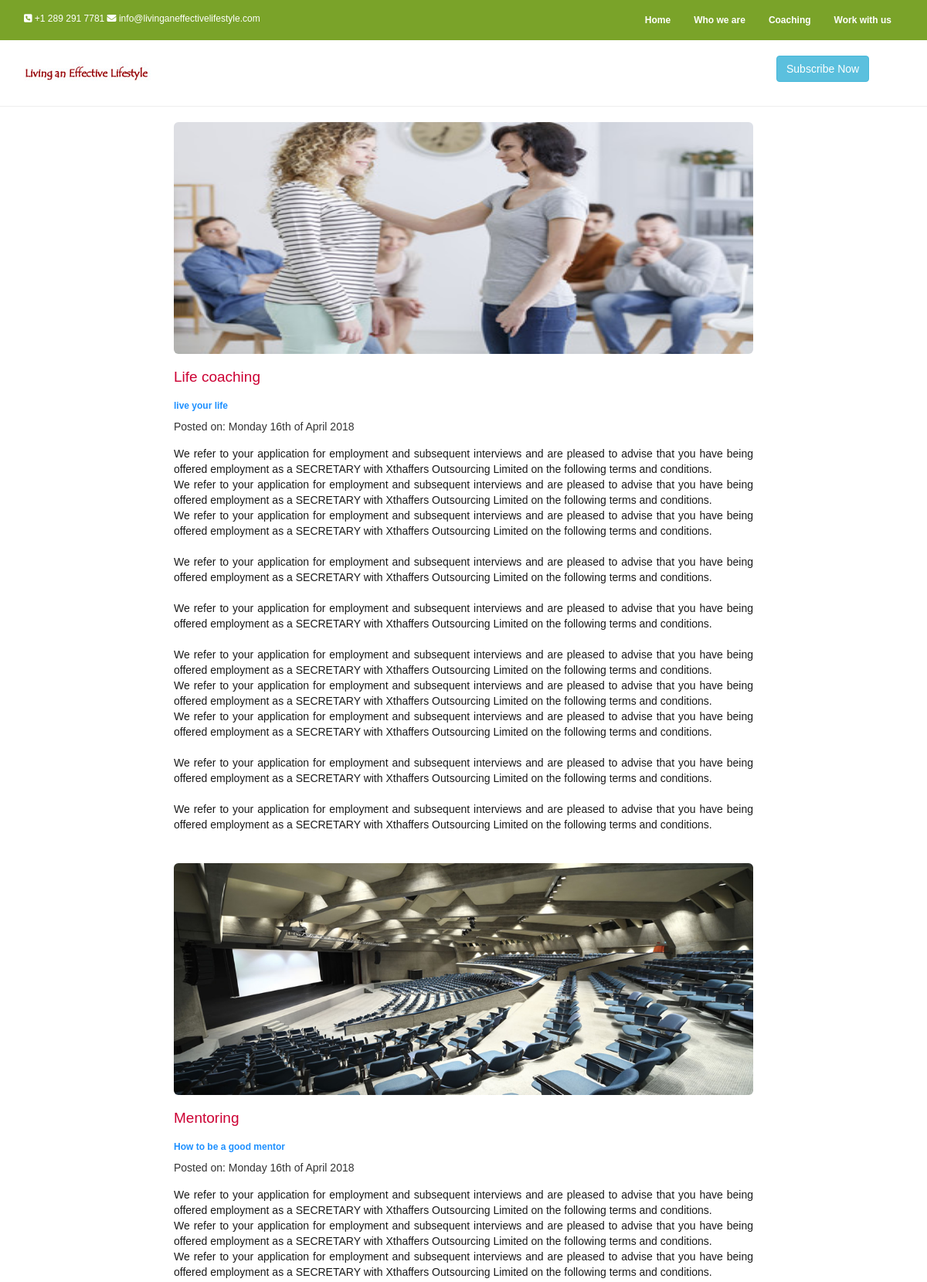
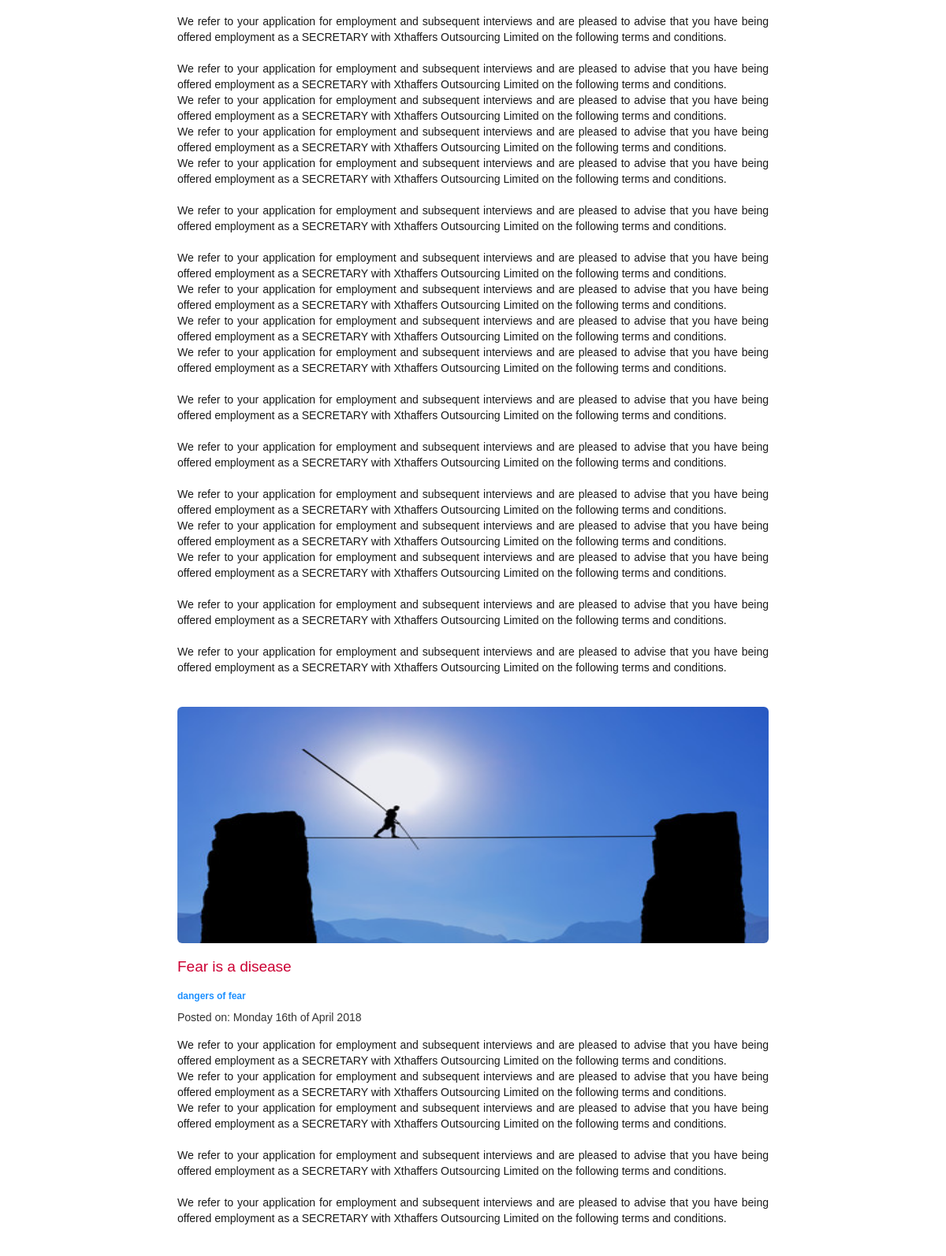
The app's page /newsletter.php (upper part) with its own data (2 pictures, top to bottom).
### tables this page shows
CREATE TABLE IF NOT EXISTS `posts` (
  `id` int(11) NOT NULL AUTO_INCREMENT,
  `page_id` int(11) NOT NULL,
  `title` varchar(250) NOT NULL,
  `subtitle` varchar(250) NOT NULL,
  `content` varchar(40000) NOT NULL,
  `image` varchar(250) NOT NULL,
  `date` text NOT NULL,
  PRIMARY KEY (`id`)
);

### newsletter.php (the view, shortened to what this page needs)
<?php
include_once("includes/header.php");
include("includes/connection.php");
$sql = "SELECT * FROM posts WHERE page_id = 1 ORDER by id DESC LIMIT 5";
$query = mysqli_query($con, $sql);
?>
<hr>
<div class="container">
<?php while($data = mysqli_fetch_assoc($query)){ ?>
<div class="row">
<div class="col-md-offset-2 col-md-8">
<div class="">
<?php
if(!is_numeric($data['image'])){
echo "<img height=\"300px\" width=\"100%\"class=\"img-rounded\" src='uploads/" . $data['image'] . " '>";
}
 ?>
 <div class="">
 <h3 class="myheader"><?php echo $data['title']; ?></h3>
 <h1 class="subheading"><?php echo $data['subtitle']; ?></h1>
  <span class="date">
<?php echo "Posted on:" . " " . $data['date']; ?>
</span>
 </div>
<div class="summary">
<p class="mytext">
 <?php echo nl2br($data['content']); ?>
</p>
</div>
</div>
</div>
</div>
<?php } ?>
</div>
<?php include_once("includes/footer.php"); ?>

### css/custom.css (style rules this page uses)
body { margin: 0; padding: 0; background: #fff; font-family: arial, verdana, sans-serif; }
.mytext { text-align: justify; color: #000; font-size: 14px; line-height:20px; opacity: 0.9 }
.summary { margin-top: 15px; padding-bottom: 30px; }
.myheader { color: #CC0033; font-size: 19px; }
.subheading { color:#1e90ff; font-size: 12px; font-weight:bold; }

### records on screen
posts: image (picture), title "Life coaching", subtitle "live your life", date "Monday 16th of April 2018", content "We refer to your application for employment and subsequent interviews and are pleased to advise that you have being offered employment as a SECRETARY with Xthaffers Outsourcing Limited on the following terms and conditions. We refer to your application for employment and subsequent interviews and are pleased to advise that you have being offered employment as a SECRETARY with Xthaffers Outsourcing Limited on the following terms and conditions. We refer to your application for employment and subsequent interviews and are pleased to advise that you have being offered employment as a SECRETARY with Xthaffers Outsourcing Limited on the following terms and conditions. We refer to your…"
posts: image (picture), title "Mentoring", subtitle "How to be a good mentor", date "Monday 16th of April 2018", content "We refer to your application for employment and subsequent interviews and are pleased to advise that you have being offered employment as a SECRETARY with Xthaffers Outsourcing Limited on the following terms and conditions. We refer to your application for employment and subsequent interviews and are pleased to advise that you have being offered employment as a SECRETARY with Xthaffers Outsourcing Limited on the following terms and conditions. We refer to your application for employment and subsequent interviews and are pleased to advise that you have being offered employment as a SECRETARY with Xthaffers Outsourcing Limited on the following terms and conditions. We refer to your…"
posts: image (picture), title "Fear is a disease", subtitle "dangers of fear", date "Monday 16th of April 2018", content "We refer to your application for employment and subsequent interviews and are pleased to advise that you have being offered employment as a SECRETARY with Xthaffers Outsourcing Limited on the following terms and conditions. We refer to your application for employment and subsequent interviews and are pleased to advise that you have being offered employment as a SECRETARY with Xthaffers Outsourcing Limited on the following terms and conditions. We refer to your application for employment and subsequent interviews and are pleased to advise that you have being offered employment as a SECRETARY with Xthaffers Outsourcing Limited on the following terms and conditions. We refer to your…"
